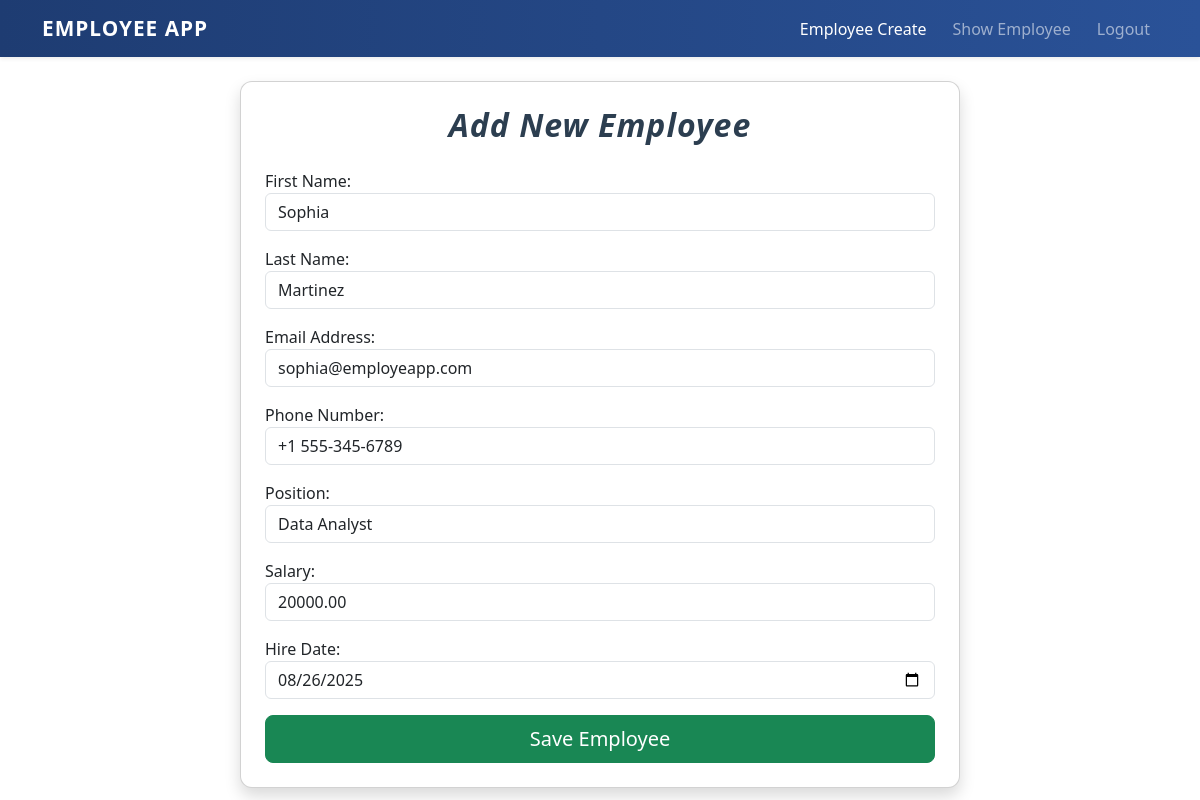
Page /update/4/ (signed in) on the committed database.
### employeeApp/models.py (models this page shows, shortened)
class Employee(models.Model):
    first_name = models.CharField(max_length=100)
    last_name = models.CharField(max_length=100)
    email = models.EmailField(unique=True)
    phone = models.CharField(max_length=15,unique=True)
    position = models.CharField(max_length=100)
    salary = models.DecimalField(max_digits=10, decimal_places=2)
    hire_date = models.DateField()

### employeeApp/views.py (the view)
# urls.py: path('update/<int:pk>/', views.employee_update_view, name="employee_update"),
@login_required
def employee_update_view(request, pk):
    employee = get_object_or_404(Employee, pk=pk)
    form = EmployeeForm(instance=employee)
    if request.method == 'POST':
        form = EmployeeForm(request.POST, instance=employee)
        if form.is_valid():
            form.save()
            messages.success(request, "Employee updated successfully.")
            return redirect('employee_list')
    return render(request, 'employeeApp/employee_form.html', {'form': form})

### employeeApp/templates/employeeApp/employee_form.html (shortened to what this page needs)
{% extends "employeeApp/layout.html" %}
{% block content %}
<div class="container">
    <div class="row justify-content-center">
        <div class="col-md-8">
            <div class="card shadow p-4">
                <h2 class="card-title text-center mb-4">Add New Employee</h2>
                <form method="POST">
                    {{ form.as_p }}
                    <div class="d-grid gap-2">
                        <button type="submit" class="btn btn-success btn-lg">Save Employee</button>
                    </div>
                </form>
            </div>
        </div>
    </div>
</div>
{% endblock %}

### employeeApp/static/styles/styless.css (style rules this page uses)
h2.text-center.mb-4 { font-weight: 700; color: #2c3e50; letter-spacing: 1px; }
.card.shadow.p-4 { box-shadow: 0 8px 20px rgba(0,0,0,0.15); border-radius: 12px; }
.text-center { color: #7f8c8d; font-style: italic; }

### rows in the picture
Employee: first_name "Sophia", last_name "Martinez", email "sophia@employeapp.com", phone "+1 555-345-6789", position "Data Analyst", salary "20000.00", hire_date "08/26/2025"
